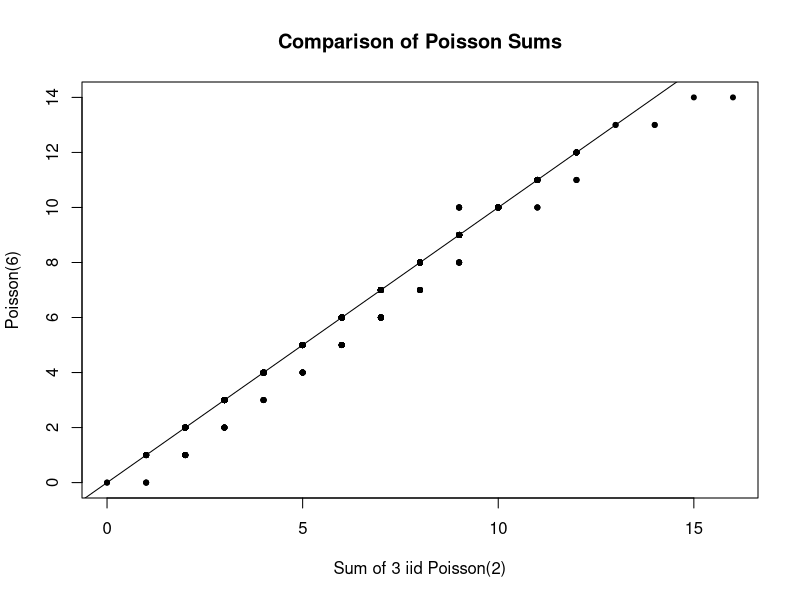
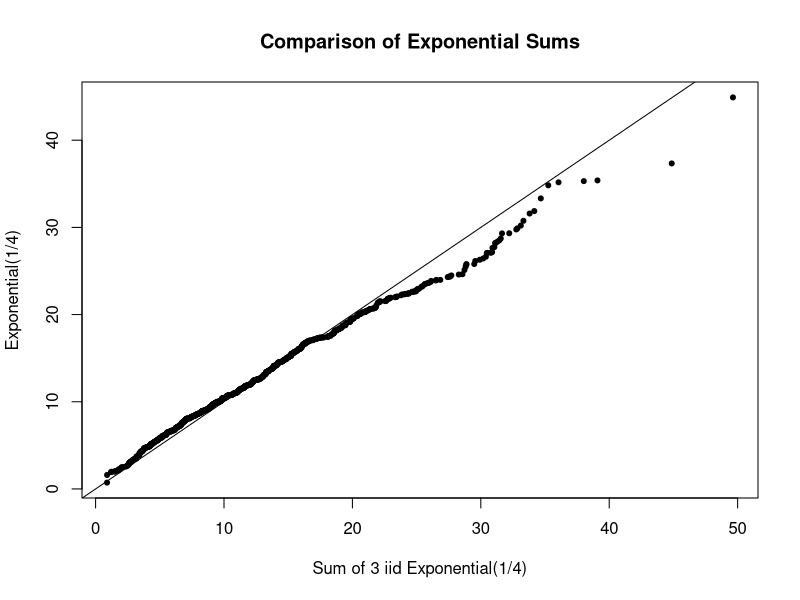

The R source for these figures, in order: (Note: this script raises an error after producing the figures.)
# ##############################################################################
# Author: Edward E. Daisey
# Class: Statistical Methods & Data Analysis
# Professor: Dr. Barry Bodt
# Date: 7th of of October, 2024
# Title: Assignment 6
# ##############################################################################


# ################################# Constants ##################################
num_times <- 1000 # Can change to lower values.
# Drop [ 51 : 950 ] if changed.
# ##############################################################################


# ################################## Analysis ##################################
# Generate sums of 3 iid Poisson(Mean = 2):
poisson <- replicate( num_times, sum( rpois( 3, 2 ) ) ) # 3 random samples summed together num_times.

# Directly generated from the resulting Poisson(2 + 2 + 2) = Poisson(6):
poisson_sum <- rpois( num_times, 6 )

# Sorting & Plotting:
plot( sort( poisson ), sort( poisson_sum ),
main = "Comparison of Poisson Sums",
xlab = "Sum of 3 iid Poisson(2)",
ylab = "Poisson(6)",
pch = 20)
abline( 0, 1 )

# Generate sums of 3 iid Exponential(Rate = 1/4), and then trim:
exponential <- replicate( num_times, sum( rexp( 3, 1/4 ) ) )
exponential_trimmed <- exponential[ 51 : 950 ]

# Directly generated from the sums of three Exponential(1/4) random variables, and then trim:
exponential_sum <- rexp( num_times, 1/4 ) + rexp( num_times, 1/4 ) + rexp(num_times, 1/4)
exponential_sum_trimmed <- exponential_sum[ 51 : 950 ]

# Sorting & Plotting Against Theoretical Mean Associated With Exponential(Rate = 1/4):
plot( sort( exponential_trimmed ), sort( exponential_sum_trimmed ),
main = "Comparison of Exponential Sums",
xlab = "Sum of 3 iid Exponential(1/4)",
ylab = "Exponential(1/4)",
pch = 20)
abline( 0, 1 )
# Furthermore, a histogram can be created and ... can be replaced with:
# poisson: Vector containing sums of three random deviates (1000).
# poisson_sum: 1000 random deviates for direct sum.
# exponential: Vector containing sums of three random deviates (1000).
# exponential_sum: 1000 random deviates for direct sum.
# Note: All produce a histogram that is slightly right skewed.
hist( ..., breaks = 30, main = "Histogram" )
# ##############################################################################
